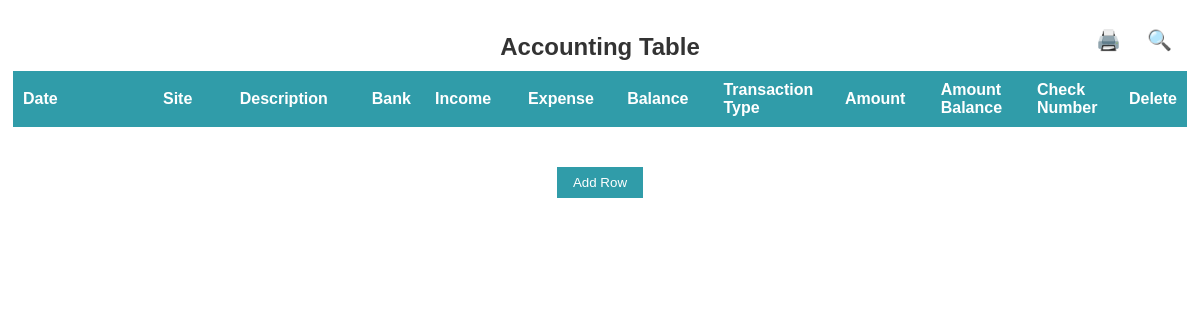
/acclive/, run on an earlier commit of the app's database.
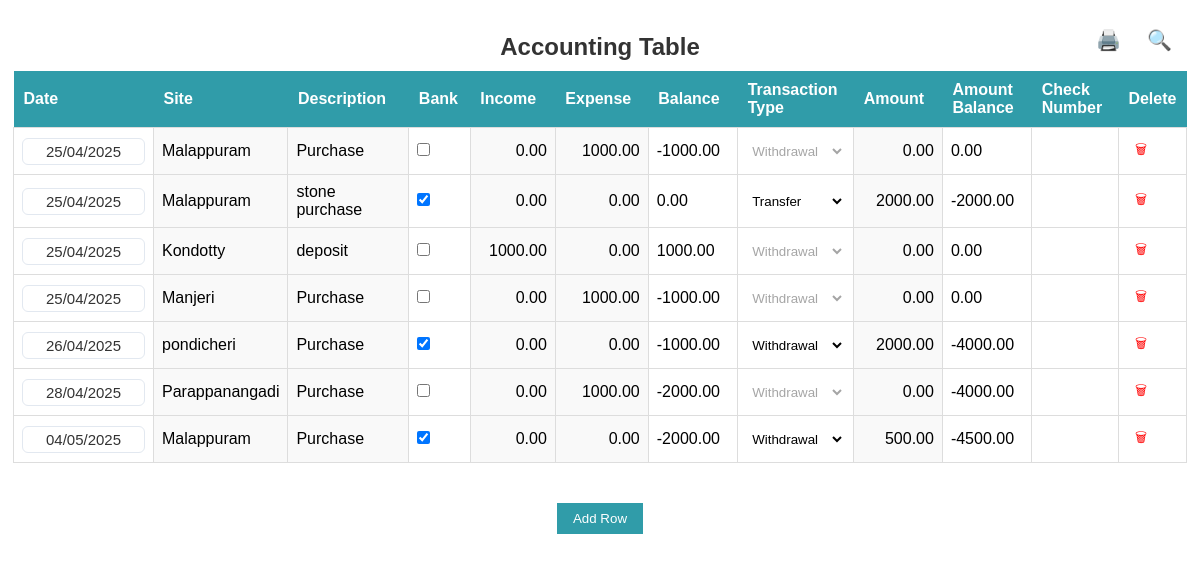
And on a later commit of the database.
### acclive/models.py (models this page shows, shortened)
class TableEntry(models.Model):
    date = models.DateField(default=now)
    site_name = models.CharField(max_length=255)
    description = models.TextField(blank=True, null=True)
    bank = models.BooleanField(default=False)  # Checkbox for bank transaction
    income = models.DecimalField(max_digits=15, decimal_places=2, default=0.00)
    expense = models.DecimalField(max_digits=15, decimal_places=2, default=0.00)
    balance = models.DecimalField(max_digits=15, decimal_places=2, default=0.00, editable=False)
    transaction_type = models.CharField(
        max_length=20, choices=[("Withdrawal", "Withdrawal"), ("Transfer", "Transfer"), ("Deposit", "Deposit")],
        blank=True, null=True
    )
    amount = models.DecimalField(max_digits=15, decimal_places=2, default=0.00)
    amount_balance = models.DecimalField(max_digits=15, decimal_places=2, default=0.00, editable=False)
    check_number = models.CharField(max_length=50, blank=True, default="")
    deleted = models.BooleanField(default=False)  # Soft delete field

### acclive/views.py (the view)
# urls.py: path('', table_view, name='table'),
def table_view(request):
    entries = TableEntry.objects.filter(deleted=False).order_by("date")
    return render(request, 'table.html', {'entries': entries})

### acclive/templates/table.html (shortened to what this page needs)
<!DOCTYPE html>
<html lang="en">
<head>
    <link rel="stylesheet" href="https://cdn.jsdelivr.net/npm/flatpickr/dist/flatpickr.min.css">
</head>
<body>
<div class="table-container">
    <div class="table-header">
        <h1 class="table-title">Accounting Table</h1>
        <div style="position: absolute; top: 20px; right: 20px; display: flex; align-items: center;">
            <span id="printIcon" style="cursor: pointer; font-size: 20px; color: #309CA9; padding: 8px; border-radius: 50%; transition: background-color 0.3s; margin-right: 10px;" title="Print table">🖨️</span>
            <span id="searchIcon" style="cursor: pointer; font-size: 20px; color: #309CA9; padding: 8px; border-radius: 50%; transition: background-color 0.3s;" title="Search by date">🔍</span>
        </div>
    </div>
    <div style="overflow-x: auto;">
<table id="accounting-table">
    <thead>
        <tr>
            <th>Date</th><th>Site</th><th>Description</th><th>Bank</th>
            <th>Income</th><th>Expense</th><th>Balance</th>
            <th>Transaction Type</th><th>Amount</th><th>Amount Balance</th><th>Check Number</th>
            <th>Delete</th>
        </tr>
    </thead>
    <tbody>
        {% for entry in entries %}
        <tr data-id="{{ entry.id }}">
            <td><input type="text" class="date-input" value="{{ entry.date|date:'d/m/Y' }}" onchange="updateBalances()"></td>
            <td contenteditable="true" class="editable">{{ entry.site_name }}</td>
            <td contenteditable="true" class="editable">{{ entry.description }}</td>
            <td><input type="checkbox" class="bank-checkbox" {% if entry.bank %}checked{% endif %} onchange="toggleBankMode(this)"></td>
            <td contenteditable="true" class="editable numeric income" oninput="updateBalances()">{{ entry.income|default:"0.00" }}</td>
            <td contenteditable="true" class="editable numeric expense" oninput="updateBalances()">{{ entry.expense|default:"0.00" }}</td>
            <td class="balance">{{ entry.balance|default:"0.00" }}</td>
            <td>
                <select class="transaction-type" {% if not entry.bank %}disabled{% endif %} onchange="updateBalances()">
                    <option {% if entry.transaction_type == 'Withdrawal' %}selected{% endif %}>Withdrawal</option>
                    <option {% if entry.transaction_type == 'Transfer' %}selected{% endif %}>Transfer</option>
                </select>
            </td>
            <td contenteditable="true" class="editable numeric amount" {% if not entry.bank %}class="disabled"{% endif %} oninput="updateBalances()">{{ entry.amount|default:"0.00" }}</td>
            <td class="amount-balance">{{ entry.amount_balance|default:"0.00" }}</td>
            <td><input type="text" class="check-number" {% if not entry.bank %}disabled{% endif %} value="{{ entry.check_number }}"></td>
            <td><button class="delete-btn" onclick="deleteRow(this)">🗑</button></td>
        </tr>
        {% endfor %}
    </tbody>
</table>
    </div>
<div id="addRowContainer">
    <button id="addRowBtn">Add Row</button>
</div>
</div>
</body>
</html>

### acclive/templates/table.html (style rules this page uses)
body { font-family: Arial, sans-serif; padding: 5px; padding-bottom: 60px; }
.table-container { max-width: none; margin: 20px 0 0 0; padding: 0; width: 100%; }
.table-header { text-align: center; margin-bottom: 10px; padding: 0 !important; }
.table-title { font-size: 24px; color: #333; margin: 0; font-weight: bold; }
table { width: 100%; border-collapse: collapse; margin-bottom: 20px; font-size: 16px; }
th { background-color: #309CA9; color: white; padding: 10px; text-align: left; font-weight: bold; }
td { border: 1px solid #ddd; padding: 8px; text-align: left; }
.editable { background-color: #f9f9f9; cursor: pointer; }
input, select { width: 100%; border: none; background: transparent; padding: 2px; }
.numeric { text-align: right; }
.delete-btn { color: red; cursor: pointer; background: none; border: none; padding: 4px 8px; }
#addRowContainer { text-align: center; margin-top: 20px; margin-bottom: 40px; }
#addRowBtn { padding: 8px 16px; background: #309CA9; color: white; border: none; cursor: pointer; }
.bank-checkbox { margin: 0; padding: 0; width: auto; }
.date-input { font-size: 15px; font-weight: 500; width: 100%; padding: 4px 8px; border: 1px solid #e2e8f0; border-radius: 6px; font-family: Arial, sans-serif; color: #333; background-color: white; box-sizing: border-box; min-width: 0; text-align: center; }
#accounting-table th:nth-child(1), #accounting-table td:nth-child(1) { width: 120px; min-width: 120px; max-width: 120px; }
#accounting-table th:nth-child(2), #accounting-table td:nth-child(2) { width: 100px; }
#accounting-table th:nth-child(3), #accounting-table td:nth-child(3) { width: 150px; }
#accounting-table th:nth-child(4), #accounting-table td:nth-child(4) { width: 50px; }
#accounting-table th:nth-child(5), #accounting-table td:nth-child(5), #accounting-table th:nth-child(6), #accounting-table td:nth-child(6), #accounting-table th:nth-child(7), #accounting-table td:nth-child(7) { width: 100px; }
#accounting-table th:nth-child(8), #accounting-table td:nth-child(8) { width: 120px; }
#accounting-table th:nth-child(9), #accounting-table td:nth-child(9), #accounting-table th:nth-child(10), #accounting-table td:nth-child(10) { width: 100px; }
#accounting-table th:nth-child(11), #accounting-table td:nth-child(11) { width: 90px; }
#accounting-table th:nth-child(12), #accounting-table td:nth-child(12) { width: 40px; }

What changed in the data, as far as the page shows it:
added TableEntry: date "25/04/2025", site_name "Malappuram", description "Purchase", income "0.00", expense "1000.00", balance "-1000.00", transaction_type+bank "Withdrawal", amount "0.00", amount_balance "0.00"
added TableEntry: date "25/04/2025", site_name "Malappuram", description "stone purchase", bank "☑", income "0.00", expense "0.00", balance "0.00", transaction_type+bank "Transfer", amount "2000.00", amount_balance "-2000.00"
added TableEntry: date "25/04/2025", site_name "Kondotty", description "deposit", income "1000.00", expense "0.00", balance "1000.00", transaction_type+bank "Withdrawal", amount "0.00", amount_balance "0.00"
added TableEntry: date "25/04/2025", site_name "Manjeri", description "Purchase", income "0.00", expense "1000.00", balance "-1000.00", transaction_type+bank "Withdrawal", amount "0.00", amount_balance "0.00"
added TableEntry: date "26/04/2025", site_name "pondicheri", description "Purchase", bank "☑", income "0.00", expense "0.00", balance "-1000.00", transaction_type+bank "Withdrawal", amount "2000.00", amount_balance "-4000.00"
added TableEntry: date "28/04/2025", site_name "Parappanangadi", description "Purchase", income "0.00", expense "1000.00", balance "-2000.00", transaction_type+bank "Withdrawal", amount "0.00", amount_balance "-4000.00"
added TableEntry: date "04/05/2025", site_name "Malappuram", description "Purchase", bank "☑", income "0.00", expense "0.00", balance "-2000.00", transaction_type+bank "Withdrawal", amount "500.00", amount_balance "-4500.00"
